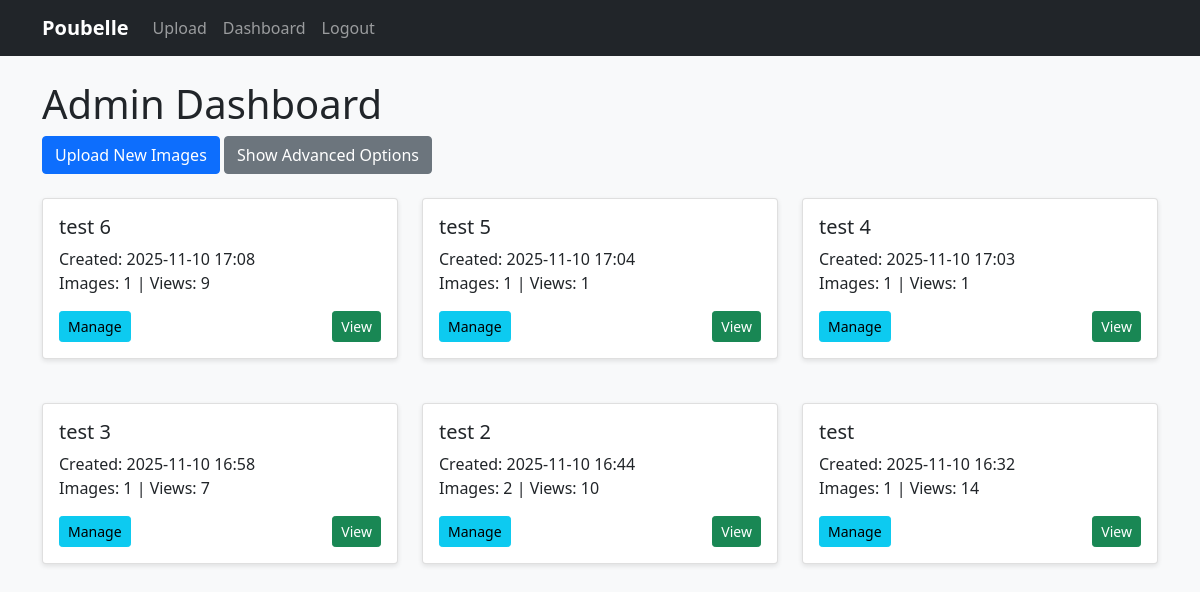
Page /dashboard (signed in) on the earlier database version.
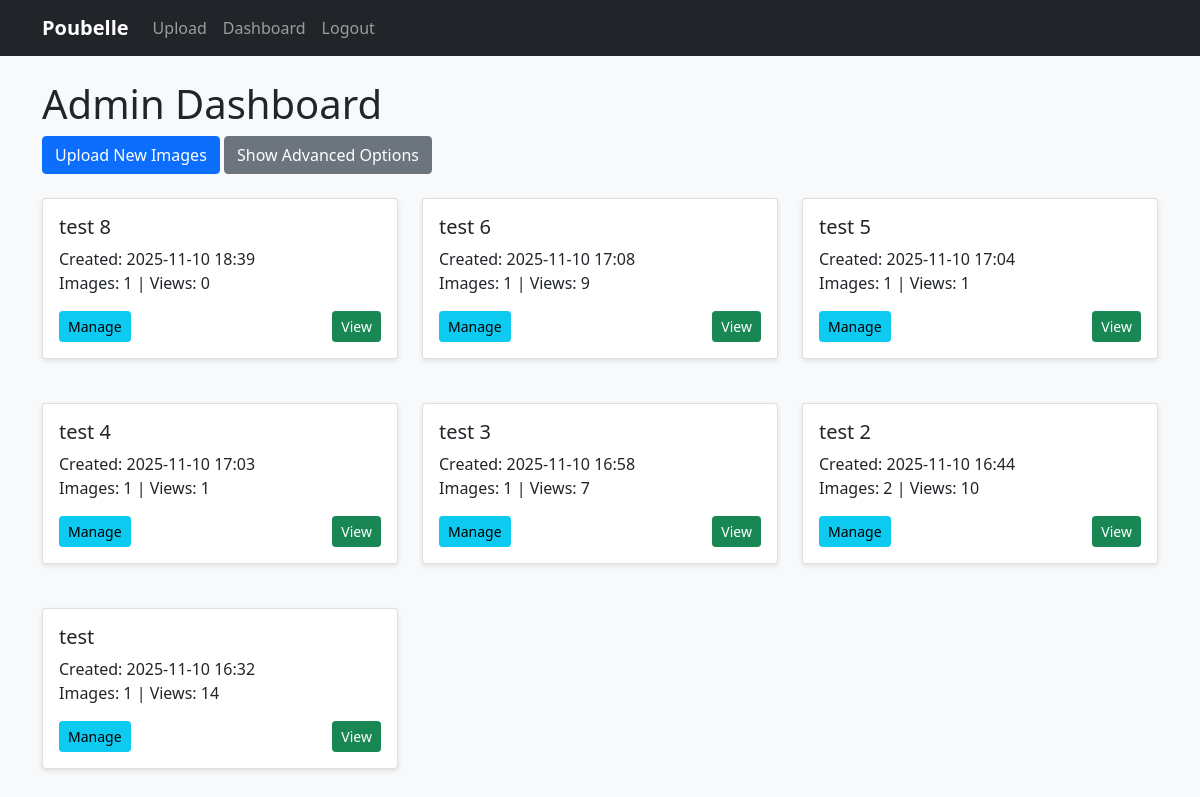
Same page on the later database version.
### app/models.py (models this page shows, shortened)
class ImageShare(db.Model):
    id = db.Column(db.Integer, primary_key=True)
    share_id = db.Column(db.String(3), unique=True, index=True)
    title = db.Column(db.String(100))
    password_hash = db.Column(db.String(128))
    created_at = db.Column(db.DateTime, default=datetime.utcnow)
    user_id = db.Column(db.Integer, db.ForeignKey('user.id'), nullable=True)
    images = db.relationship('Image', backref='share', lazy='dynamic', cascade='all, delete-orphan')

### app/routes/admin.py (the view, shortened to what this page needs)
@admin.route('/dashboard', methods=['GET', 'POST'])
@login_required
def dashboard():
    new_url = request.args.get('new_url')
    shares = ImageShare.query.order_by(ImageShare.created_at.desc()).all()
    return render_template('admin/dashboard.html', shares=shares, new_url=new_url)

### app/templates/admin/dashboard.html (shortened to what this page needs)
{% extends "base.html" %}
{% block content %}
<h1>Admin Dashboard</h1>
<div class="mb-4">
    <a href="{{ url_for('admin.upload') }}" class="btn btn-primary">Upload New Images</a>
    <button id="showAdvancedOptions" class="btn btn-secondary ml-2">Show Advanced Options</button>
</div>
<div class="row" id="sharedItemsList">
    {% if shares %}
        {% for share in shares %}
        <div class="col-md-4 mb-4">
            <div class="card">
                <div class="card-body">
                    <h5 class="card-title">{{ share.title }}</h5>
                    <p class="card-text">
                        Created: {{ share.created_at.strftime('%Y-%m-%d %H:%M') }}<br>
                        Images: {{ share.images.count() }} | Views: {{ share.access_logs.count() }}
                    </p>
                    <div class="d-flex justify-content-between">
                        <a href="{{ url_for('admin.manage', share_id=share.id) }}" class="btn btn-sm btn-info">Manage</a>
                        <a href="{{ url_for('share.view', share_id=share.share_id) }}" class="btn btn-sm btn-success" target="_blank">View</a>
                    </div>
                </div>
            </div>
        </div>
        {% endfor %}
    {% else %}
        <div class="col-12">
            <div class="alert alert-info">
                You haven't created any image shares yet. <a href="{{ url_for('admin.upload') }}">Upload some images</a> to get started.
            </div>
        </div>
    {% endif %}
</div>
{% endblock %}

### app/templates/base.html (shortened to what this page needs)
<!DOCTYPE html>
<html lang="en">
<head>
    <link rel="stylesheet" href="{{ url_for('static', filename='css/bootstrap.min.css') }}">
    <link rel="stylesheet" href="{{ url_for('static', filename='css/style.css') }}">
</head>
<body>
    <nav class="navbar navbar-expand-lg navbar-dark bg-dark mb-4">
        <div class="container">
            {% if current_user.is_authenticated %}
            <a class="navbar-brand" href="{{ url_for('admin.dashboard') }}">{{ config.SITE_TITLE }}</a>
            {% else %}
            <a class="navbar-brand" href="{{ url_for('auth.login') }}">{{ config.SITE_TITLE }}</a>
            {% endif %}
            <div class="collapse navbar-collapse justify-content-end" id="navbarNav">
                <ul class="navbar-nav text-end w-100">
                    <li class="nav-item">
                        <a class="nav-link" href="{{ url_for('admin.upload') }}">Upload</a>
                    </li>
                    {% if current_user.is_authenticated %}
                    <li class="nav-item">
                        <a class="nav-link" href="{{ url_for('admin.dashboard') }}">Dashboard</a>
                    </li>
                    <li class="nav-item">
                        <a class="nav-link" href="{{ url_for('auth.logout') }}">Logout</a>
                    </li>
                    {% endif %}
                </ul>
            </div>
        </div>
    </nav>
    <div class="container">
        {% block content %}{% endblock %}
    </div>
</body>
</html>

### app/static/css/style.css (style rules this page uses)
body { background-color: #f8f9fa; }
.card { margin-bottom: 20px; box-shadow: 0 2px 5px rgba(0,0,0,0.1); }
.navbar-brand { font-weight: bold; }

Differences in the rows shown:
added ImageShare: title "test 8", created_at "2025-11-10 18:39", images.count "1", access_logs.count "0"
